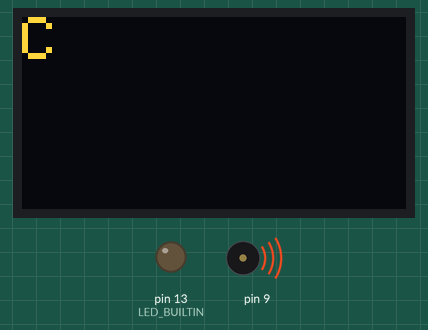
Simulated run of this sketch. Board: Arduino Uno, built with avr-gcc and run on an emulated ATmega328P. On the bench: 128×64 one-colour display, output pins drawn as LEDs (lit = HIGH), buzzer (waves = sounding). The OLED is the two-colour kind (top 16 rows yellow).

Above: at 0.23 s.
At 3.5 s:
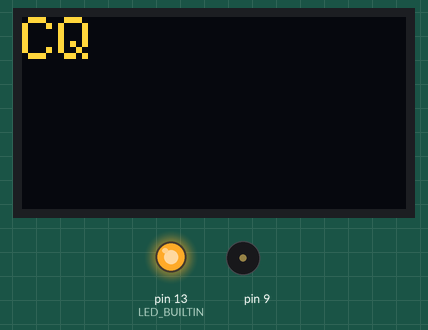
At 16.6 s:
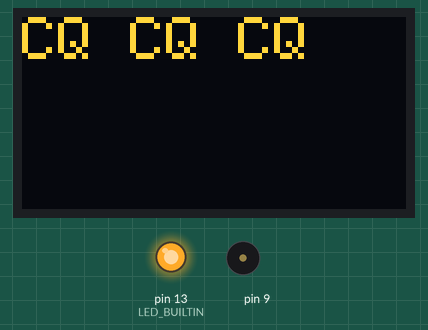
At 36.3 s:
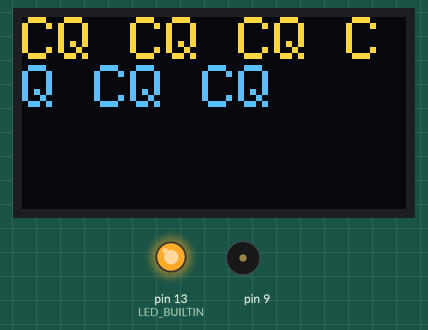
Timing chart, 0 to 40.0 s (numbered marks = the images above):
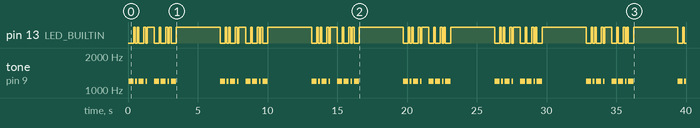

Measured:
- by itself, pin 13 (LED_BUILTIN): repeats every 6.6 s: LOW 0.12 s, HIGH 0.12 s, LOW 0.36 s, HIGH 0.12 s, LOW 0.12 s, HIGH 0.51 s, 2 × (LOW 0.36 s, HIGH 0.12 s), LOW 0.12 s, HIGH 0.12 s, LOW 0.36 s, HIGH 3.2 s, LOW 0.36 s, HIGH 0.12 s
- by itself, tone on pin 9: repeats every 6.6 s: silent 0.12 s, 1200 Hz 0.12 s, silent 0.12 s, 1200 Hz 0.36 s, silent 0.12 s, 1200 Hz 0.12 s, silent 0.51 s, 2 × (1200 Hz 0.36 s, silent 0.12 s), 1200 Hz 0.12 s, silent 0.12 s, 1200 Hz 0.36 s, silent 3.2 s, 1200 Hz 0.36 s

The sketch:

step3b.ino
```cpp
// (licence header left out)
#include <Wire.h>                         // built-in I2C library
#include <Adafruit_GFX.h>                 // Adafruit graphics library
#include <Adafruit_SSD1306.h>             // Adafruit OLED library

#define SCREEN_WIDTH     128              // OLED display width, in pixels
#define SCREEN_HEIGHT    64               // OLED display height, in pixels
#define SCREEN_ADDRESS   0x3C             // OLED display I2C address, in hex

Adafruit_SSD1306 led(SCREEN_WIDTH, SCREEN_HEIGHT, &Wire);

void dit() {
  digitalWrite(LED_BUILTIN,0);            // turn on LED
  tone(9,1200);                           // 1200 Hz tone on pin 9
  delay(120);                             // wait 120 milliseconds
  digitalWrite(LED_BUILTIN,1);            // turn off LED
  noTone(9);                              // turn off tone
  delay(120);                             // space between code elements
}

void dah() {
  digitalWrite(LED_BUILTIN,0);            // turn on LED
  tone(9,1200);                           // 1200 Hz tone on pin 9
  delay(360);                             // wait 360 milliseconds
  digitalWrite(LED_BUILTIN,1);            // turn off LED
  noTone(9);                              // turn off tone
  delay(120);                             // space between code elements
}

void setup() {
  pinMode(LED_BUILTIN,OUTPUT);
  led.begin(SSD1306_SWITCHCAPVCC, SCREEN_ADDRESS);
  led.setTextColor(WHITE,BLACK);         // use black on white text
  led.setTextSize(2);                    // medium-sized font
  led.clearDisplay();
}

void loop() {
  led.print('C'); led.display();         // show "C" on display
  dah(); dit(); dah(); dit();            // and send it in Morse
  delay(360);                            // space between characters

  led.print('Q'); led.display();         // show "Q" on display
  dah(); dah(); dit(); dah();            // and send it in Morse

  led.print(' '); led.display();         // space between words
  delay(3000);                           // repeat every 3 seconds
}
```
